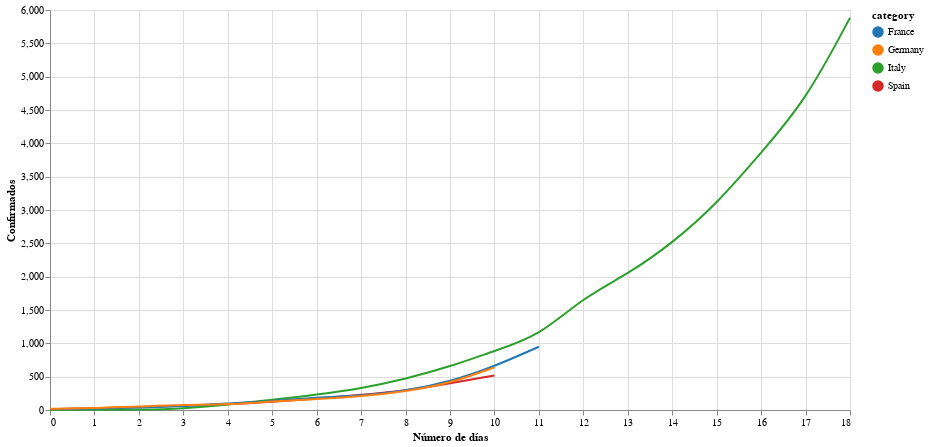

Notebook code cell kept with this figure:
### Markdown cell above
### Alineación alternativa de España, Italia, Francia, Alemania

### Code cell
# collapse
# get data
response = requests.get('https://docs.google.com/spreadsheet/ccc?key=1Z7VQ5xlf3BaTx_LBBblsW4hLoGYWnZyog3jqsS9Dbgc&output=csv&gid=0')
assert response.status_code == 200, 'Wrong status code'
data = response.content
df = pd.read_csv(BytesIO(data))
df = df[df.columns[2:]][1:65].T.reset_index(drop=True)
col_names = df.iloc[0]
col_names[1] = 'Fecha'
df.columns = col_names
df = df.drop(df.index[0])
df['Fecha'] = pd.to_datetime(df['Fecha'], utc=True)
df = df.set_index('Fecha')
df = df.applymap(lambda a: str(a).replace(',',''))
df = df.apply(pd.to_numeric, errors='coerce')
keep = ['Spain', 'Italy', 'South Korea', 'Iran', 'Japan', 'France', 'Singapore', 'Germany', 'China']
df = df[keep]

# align data
aligned_data = {}
daily_delta = 0
plus_days = 23 + daily_delta
plus_spain = 11 + daily_delta
plus_iran = 19 + daily_delta
plus_italy = 19 + daily_delta
plus_france = 12 + daily_delta
plus_germany = 11 + daily_delta
plus_southkorea = 22 + daily_delta
plus_china = 21

aligned_data['Spain'] = np.array(df['Spain'][44:44+plus_spain])
aligned_data['Italy'] = np.array(df['Italy'][36:36+plus_italy])
aligned_data['France'] = np.array(df['France'][43:43+plus_france])
aligned_data['Germany'] = np.array(df['Germany'][43:43+plus_germany])
df_aligned = pd.DataFrame(dict([(k,pd.Series(v)) for k,v in aligned_data.items() ]))
df = df_aligned

# plot
# color scheme
def my_theme():
    return {
        'config': {
            'range': {'category': {'scheme': 'category10'}}
        }
    }

# Register and enable.
alt.themes.register('my_theme', my_theme)
alt.themes.enable('my_theme')

source = df.reset_index().melt('index', var_name='category', value_name='Confirmados')
source.index = list(source.index)
source.index = source.index.astype(int)
selection = alt.selection_multi(fields=['category'], bind='legend')

line = alt.Chart(source).mark_line(interpolate='basis').encode(
    alt.X('index:Q', axis=alt.Axis(tickRound=True), title='Número de días'),
    alt.Y('Confirmados:Q'),
    alt.Color('category:N'),
    opacity=alt.condition(selection, alt.value(1), alt.value(0.2))
)

nearest = alt.selection(type='single', nearest=True, on='mouseover',
                        fields=['index'], empty='none')

# Transparent selectors across the chart. This is what tells us
# the x-value of the cursor
selectors = alt.Chart(source).mark_point().encode(
    x='index:Q',
    opacity=alt.value(0),
).add_selection(
    nearest
)

# Draw points on the line, and highlight based on selection
points = line.mark_point().encode(
    opacity=alt.condition(nearest, alt.value(1), alt.value(0))
)

# Draw text labels near the points, and highlight based on selection
text = line.mark_text(align='left', dx=5, dy=-5).encode(
    text=alt.condition(nearest, 'Confirmados:Q', alt.value(' '))
)

line = line.add_selection(
    selection
)

# Draw a rule at the location of the selection
rules = alt.Chart(source).mark_rule(color='gray').encode(
    x='index:Q',
).transform_filter(
    nearest
)

# Put the five layers into a chart and bind the data
alt.layer(
    line, selectors, points, rules, text
).properties(
    width=800, height=400
)

### Figure 1 — Vega-Lite specification as saved in the notebook (floating-point values rounded to 4 significant figures)
{"config": {"range": {"category": {"scheme": "category10"}}}, "layer": [{"mark": {"type": "line", "interpolate": "basis"}, "encoding": {"color": {"type": "nominal", "field": "category"}, "opacity": {"condition": {"value": 1, "selection": "selector060"}, "value": 0.2}, "x": {"type": "quantitative", "axis": {"tickRound": true}, "field": "index", "title": "Número de días"}, "y": {"type": "quantitative", "field": "Confirmados"}}, "selection": {"selector060": {"type": "multi", "fields": ["category"], "bind": "legend"}}}, {"mark": "point", "encoding": {"opacity": {"value": 0}, "x": {"type": "quantitative", "field": "index"}}, "selection": {"selector061": {"type": "single", "nearest": true, "on": "mouseover", "fields": ["index"], "empty": "none"}}}, {"mark": "point", "encoding": {"color": {"type": "nominal", "field": "category"}, "opacity": {"condition": {"value": 1, "selection": "selector061"}, "value": 0}, "x": {"type": "quantitative", "axis": {"tickRound": true}, "field": "index", "title": "Número de días"}, "y": {"type": "quantitative", "field": "Confirmados"}}}, {"mark": {"type": "rule", "color": "gray"}, "encoding": {"x": {"type": "quantitative", "field": "index"}}, "transform": [{"filter": {"selection": "selector061"}}]}, {"mark": {"type": "text", "align": "left", "dx": 5, "dy": -5}, "encoding": {"color": {"type": "nominal", "field": "category"}, "opacity": {"condition": {"value": 1, "selection": "selector060"}, "value": 0.2}, "text": {"condition": {"type": "quantitative", "field": "Confirmados", "selection": "selector061"}, "value": " "}, "x": {"type": "quantitative", "axis": {"tickRound": true}, "field": "index", "title": "Número de días"}, "y": {"type": "quantitative", "field": "Confirmados"}}}], "data": {"name": "data-16aaa1def7210bbf0446e9bbaf9d0525"}, "height": 400, "width": 800, "$schema": "https://vega.github.io/schema/vega-lite/v4.0.2.json", "datasets": {"data-16aaa1def7210bbf0446e9bbaf9d0525": [{"index": 0, "category": "Spain", "Confirmados": 13.0}, {"index": 1, "category": "Spain", "Confirmados": 27.0}, {"index": 2, "category": "Spain", "Confirmados": 42.0}, {"index": 3, "category": "Spain", "Confirmados": 65.0}, {"index": 4, "category": "Spain", "Confirmados": 83.0}, {"index": 5, "category": "Spain", "Confirmados": 124.0}, {"index": 6, "category": "Spain", "Confirmados": 168.0}, {"index": 7, "category": "Spain", "Confirmados": 228.0}, {"index": 8, "category": "Spain", "Confirmados": 286.0}, {"index": 9, "category": "Spain", "Confirmados": 400.0}, {"index": 10, "category": "Spain", "Confirmados": 519.0}, {"index": 11, "category": "Spain", "Confirmados": null}, {"index": 12, "category": "Spain", "Confirmados": null}, {"index": 13, "category": "Spain", "Confirmados": null}, {"index": 14, "category": "Spain", "Confirmados": null}, {"index": 15, "category": "Spain", "Confirmados": null}, {"index": 16, "category": "Spain", "Confirmados": null}, {"index": 17, "category": "Spain", "Confirmados": null}, {"index": 18, "category": "Spain", "Confirmados": null}, {"index": 0, "category": "Italy", "Confirmados": 3.0}, {"index": 1, "category": "Italy", "Confirmados": 3.0}, {"index": 2, "category": "Italy", "Confirmados": 3.0}, {"index": 3, "category": "Italy", "Confirmados": 20.0}, {"index": 4, "category": "Italy", "Confirmados": 79.0}, {"index": 5, "category": "Italy", "Confirmados": 152.0}, {"index": 6, "category": "Italy", "Confirmados": 228.0}, {"index": 7, "category": "Italy", "Confirmados": 323.0}, {"index": 8, "category": "Italy", "Confirmados": 466.0}, {"index": 9, "category": "Italy", "Confirmados": 650.0}, {"index": 10, "category": "Italy", "Confirmados": 888.0}, {"index": 11, "category": "Italy", "Confirmados": 1108.0}, {"index": 12, "category": "Italy", "Confirmados": 1689.0}, {"index": 13, "category": "Italy", "Confirmados": 2036.0}, {"index": 14, "category": "Italy", "Confirmados": 2502.0}, {"index": 15, "category": "Italy", "Confirmados": 3090.0}, {"index": 16, "category": "Italy", "Confirmados": 3859.0}, {"index": 17, "category": "Italy", "Confirmados": 4637.0}, {"index": 18, "category": "Italy", "Confirmados": 5883.0}, {"index": 0, "category": "France", "Confirmados": 14.0}, {"index": 1, "category": "France", "Confirmados": 18.0}, {"index": 2, "category": "France", "Confirmados": 38.0}, {"index": 3, "category": "France", "Confirmados": 57.0}, {"index": 4, "category": "France", "Confirmados": 100.0}, {"index": 5, "category": "France", "Confirmados": 130.0}, {"index": 6, "category": "France", "Confirmados": 191.0}, {"index": 7, "category": "France", "Confirmados": 212.0}, {"index": 8, "category": "France", "Confirmados": 285.0}, {"index": 9, "category": "France", "Confirmados": 423.0}, {"index": 10, "category": "France", "Confirmados": 653.0}, {"index": 11, "category": "France", "Confirmados": 949.0}, {"index": 12, "category": "France", "Confirmados": null}, {"index": 13, "category": "France", "Confirmados": null}, {"index": 14, "category": "France", "Confirmados": null}, {"index": 15, "category": "France", "Confirmados": null}, {"index": 16, "category": "France", "Confirmados": null}, {"index": 17, "category": "France", "Confirmados": null}, {"index": 18, "category": "France", "Confirmados": null}, {"index": 0, "category": "Germany", "Confirmados": 18.0}, {"index": 1, "category": "Germany", "Confirmados": 30.0}, {"index": 2, "category": "Germany", "Confirmados": 51.0}, {"index": 3, "category": "Germany", "Confirmados": 77.0}, {"index": 4, "category": "Germany", "Confirmados": 81.0}, {"index": 5, "category": "Germany", "Confirmados": 130.0}, {"index": 6, "category": "Germany", "Confirmados": 165.0}, {"index": 7, "category": "Germany", "Confirmados": 203.0}, {"index": 8, "category": "Germany", "Confirmados": 277.0}, {"index": 9, "category": "Germany", "Confirmados": 400.0}, {"index": 10, "category": "Germany", "Confirmados": 639.0}, {"index": 11, "category": "Germany", "Confirmados": null}, {"index": 12, "category": "Germany", "Confirmados": null}, {"index": 13, "category": "Germany", "Confirmados": null}, {"index": 14, "category": "Germany", "Confirmados": null}, {"index": 15, "category": "Germany", "Confirmados": null}, {"index": 16, "category": "Germany", "Confirmados": null}, {"index": 17, "category": "Germany", "Confirmados": null}, {"index": 18, "category": "Germany", "Confirmados": null}]}}
